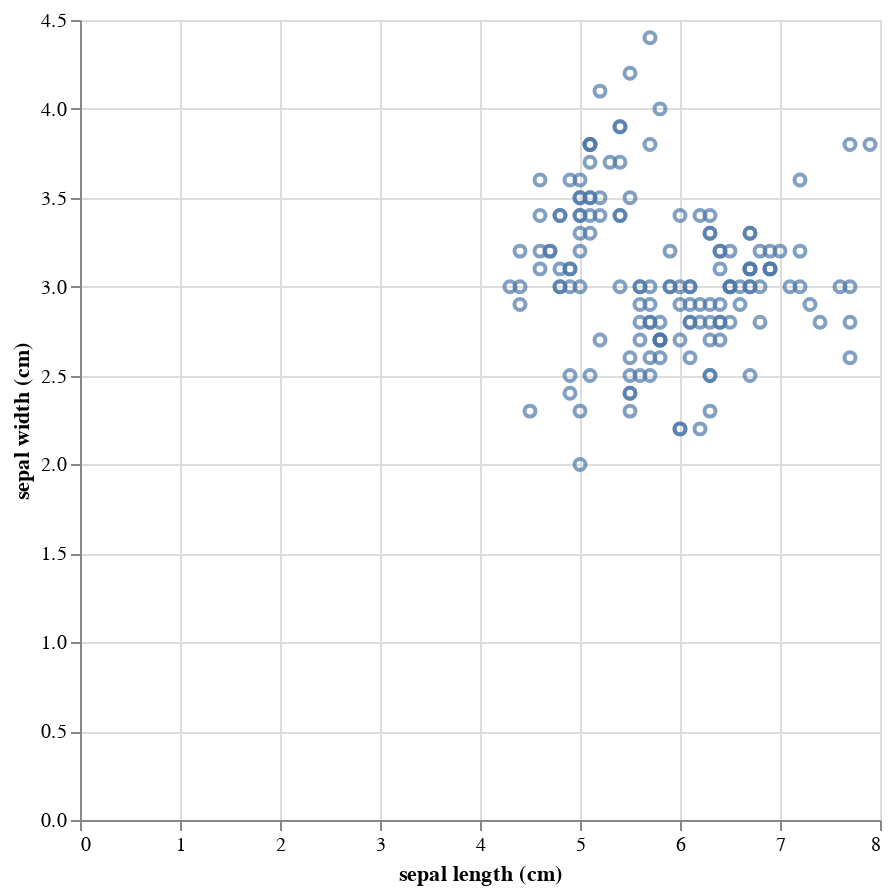

Write notebook code for a chart like this one.
### Code cell
scatter = alt.Chart(df_iris).mark_point().encode(
    x='sepal length (cm)',
    y='sepal width (cm)'
)
scatter.properties(
    width=400,
    height=400
).interactive()

### Figure 1 — Vega-Lite specification as saved in the notebook (floating-point values rounded to 4 significant figures; data arrays with more than 128 entries replaced by an {"elided": "..."} marker saying what was removed)
{"config": {"view": {"continuousWidth": 300, "continuousHeight": 300}}, "data": {"name": "data-78b08c1e8eb706c2ba580f277f803895"}, "mark": {"type": "point"}, "encoding": {"x": {"field": "sepal length (cm)", "type": "quantitative"}, "y": {"field": "sepal width (cm)", "type": "quantitative"}}, "height": 400, "params": [{"name": "param_2", "select": {"type": "interval", "encodings": ["x", "y"]}, "bind": "scales"}], "width": 400, "$schema": "https://vega.github.io/schema/vega-lite/v5.20.1.json", "datasets": {"data-78b08c1e8eb706c2ba580f277f803895": {"elided": "150 records"}}}
